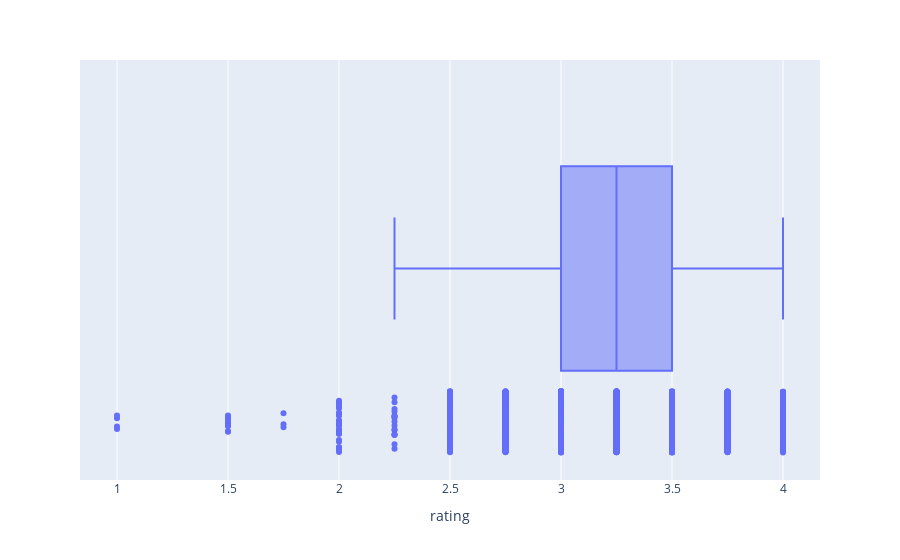

The notebook cell saved with this chart:
### Code cell
# chocolate rating
px.box(data, x='rating', points="all").show()

### Figure 1 — Plotly figure (JSON) as saved in the notebook; plotly's stock layout.template omitted (floating-point values rounded to 4 significant figures; data arrays with more than 128 entries replaced by an {"elided": "..."} marker saying what was removed)
{"data": [{"alignmentgroup": "True", "boxpoints": "all", "hovertemplate": "rating=%{x}<extra></extra>", "legendgroup": "", "marker": {"color": "#636efa"}, "name": "", "notched": false, "offsetgroup": "", "orientation": "h", "showlegend": false, "type": "box", "x": {"elided": "2530 float values"}, "x0": " ", "xaxis": "x", "y0": " ", "yaxis": "y"}], "layout": {"boxmode": "group", "legend": {"tracegroupgap": 0}, "margin": {"t": 60}, "xaxis": {"anchor": "y", "domain": [0, 1], "title": {"text": "rating"}}, "yaxis": {"anchor": "x", "domain": [0, 1]}}}
